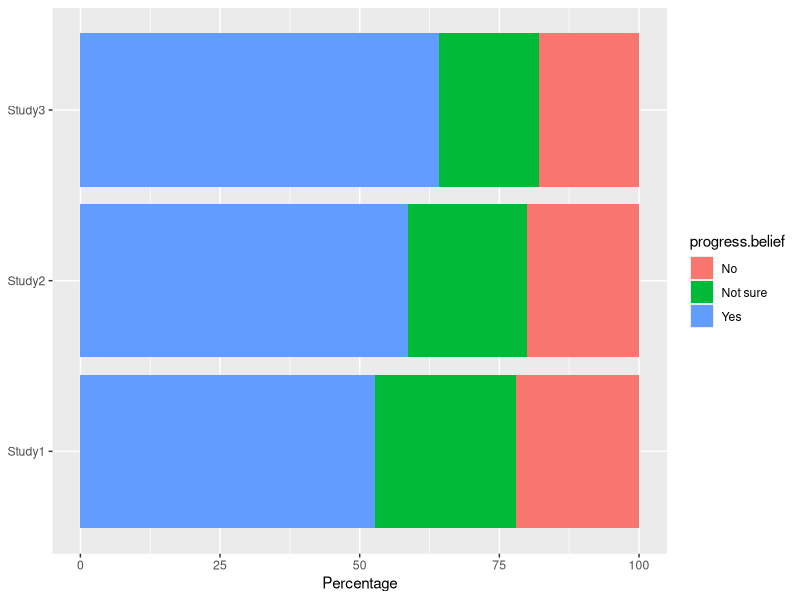

Recreate this plot in R. (Note: this script raises an error after producing the figure.)
## ---- chunk 1
Study1 <- read.csv("Study1_data-1.csv")
Study2 <- read.csv("Study2_data-1.csv")
Study3 <- read.csv("Study3_data.csv")
library(tidyverse)
## ---- chunk 2
bind_rows(
Study1 |> mutate(study="Study1"),
Study2 |> mutate(study="Study2"),
Study3 |> mutate(study="Study3")) |> 
  ggplot(aes(y=study, fill = progress.belief)) +
  geom_bar(position="fill") +
  labs(x = "Percentage", y =  NULL) +
  scale_x_continuous(labels = c("0","25","50","75","100"))
## ---- chunk 3
bind_rows(
Study1 |> mutate(study="Study1"),
Study2 |> mutate(study="Study2"),
Study3 |> mutate(study="Study3")) |>
  ggplot(aes(y=Human))
